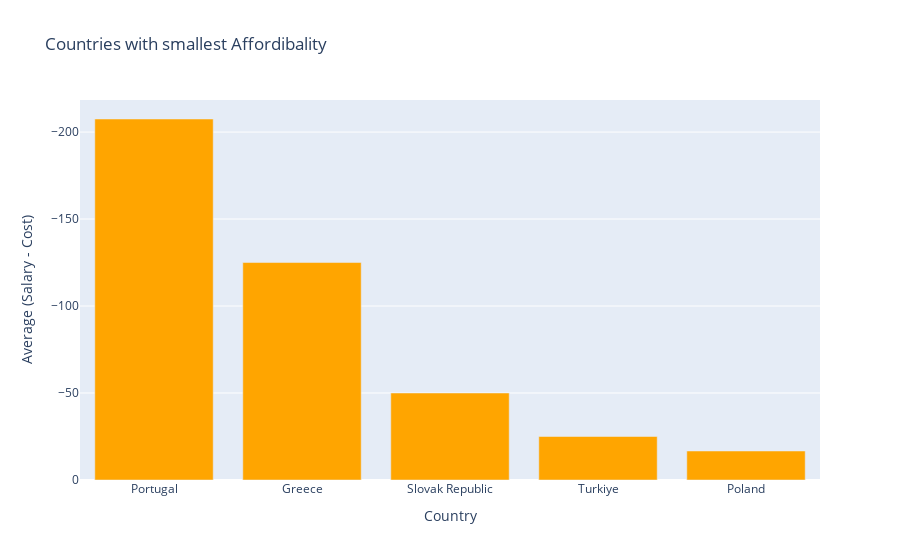

Notebook source saved alongside this figure:
### Code cell
fig = px.bar(
    x=smallest5_countries.index,
    y=smallest5_countries.values,
    title="Countries with smallest Affordibality ",
    labels={"x": "Country", "y": "Average (Salary - Cost)"},
    color_discrete_sequence=['orange']
)
fig.update_yaxes(autorange='reversed')
fig.show()

### Figure 1 — Plotly figure (JSON) as saved in the notebook; plotly's stock layout.template omitted (floating-point values rounded to 4 significant figures)
{"data": [{"hovertemplate": "Country=%{x}<br>Average (Salary - Cost)=%{y}<extra></extra>", "legendgroup": "", "marker": {"color": "orange", "pattern": {"shape": ""}}, "name": "", "orientation": "v", "showlegend": false, "textposition": "auto", "type": "bar", "x": ["Portugal", "Greece", "Slovak Republic", "Turkiye", "Poland"], "xaxis": "x", "y": [-207.5, -125.0, -50.0, -25.0, -16.67], "yaxis": "y"}], "layout": {"barmode": "relative", "legend": {"tracegroupgap": 0}, "title": {"text": "Countries with smallest Affordibality "}, "xaxis": {"anchor": "y", "domain": [0, 1], "title": {"text": "Country"}}, "yaxis": {"anchor": "x", "autorange": "reversed", "domain": [0, 1], "title": {"text": "Average (Salary - Cost)"}}}}
